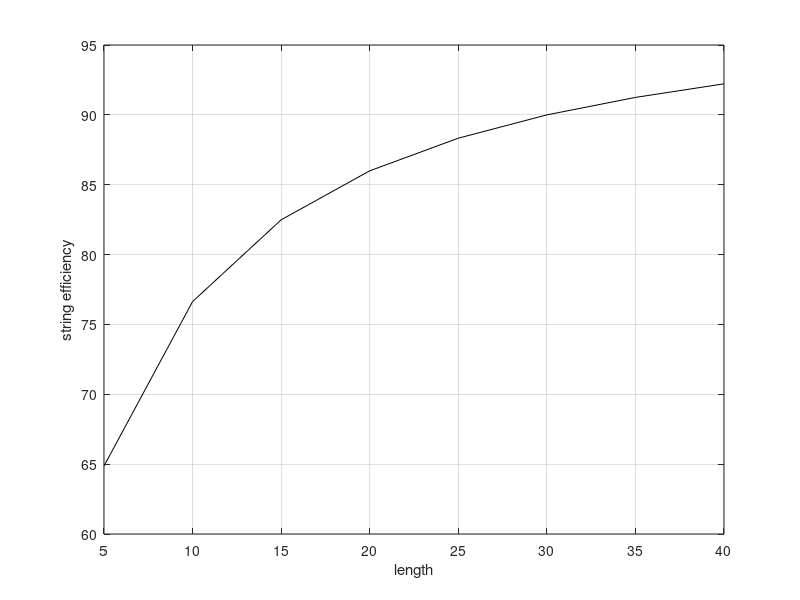

Source code (MATLAB):
clc;
clear all;
close all;

% Number of discs
disc_num = 4;
k = 1;
line_voltage = 132e+3;
phase_voltage = (line_voltage / sqrt(3));
A = zeros(disc_num, disc_num);
B = zeros(disc_num, 1);

mutual = zeros(1, 8);
string_eff = zeros(1, 8);

for m = 5: 5: 40    
    for i = 1: (disc_num - 1)
        for j = 1: disc_num
            if (i == j)
                A(i, j) = 1 + m;
            end
            
            if (j == i + 1)
                A(i, j) = -m;
            end
            
            if (i > j)
                A(i, j) = 1;
            end
        end
    end
    
    A(disc_num, :) = 1;
    B(disc_num, 1) = phase_voltage;
    
    % X = inv(A) * B;
    X = A \ B;
    
    mutual(k) = m;
    string_eff(k) = (phase_voltage / (disc_num * X(disc_num, 1)) * 100);
    
    k = k + 1;
    
    disp('String efficiency');
    disp(string_eff);
    % string_eff

    % disp('Voltage vector');
    % disp(X);
    
    disp('V1');
    disp(X(1,:));
    
    disp('V2');
    disp(X(2,:));
    
    disp('V3');
    disp(X(3,:));
    
    disp('V4');
    disp(X(4,:));
    
    % X
end



title('variation of string efficiency')
plot(mutual, string_eff, 'k-')
xlabel('length'), ylabel('string efficiency'), grid on